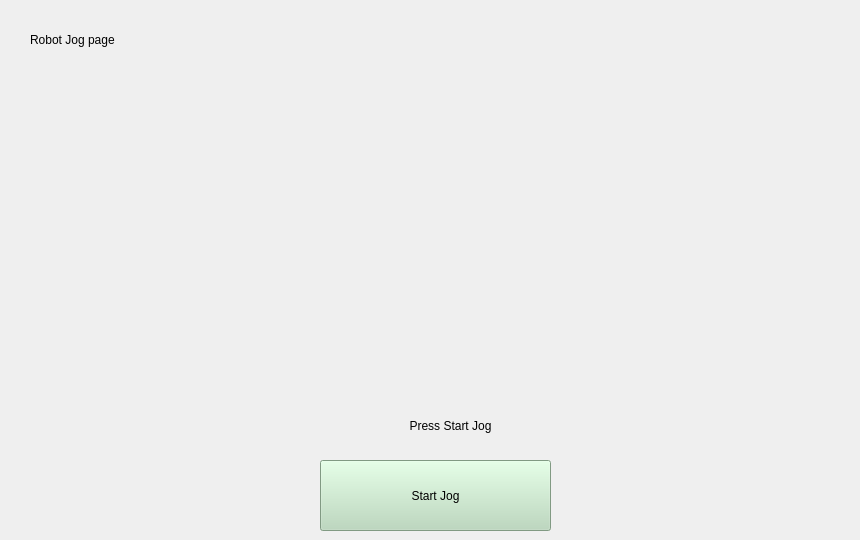
     <widget class="QWidget" name="page_3">
      <widget class="QLabel" name="label_142">
       <property name="geometry">
        <rect>
         <x>30</x>
         <y>30</y>
         <width>201</width>
         <height>20</height>
        </rect>
       </property>
       <property name="styleSheet">
        <string notr="true">font: 10pt &quot;Courier&quot;;</string>
       </property>
       <property name="text">
        <string>Robot Jog page</string>
       </property>
       <property name="alignment">
        <set>Qt::AlignLeading|Qt::AlignLeft|Qt::AlignVCenter</set>
       </property>
      </widget>
      <widget class="QLabel" name="label_6">
       <property name="geometry">
        <rect>
         <x>50</x>
         <y>80</y>
         <width>801</width>
         <height>301</height>
        </rect>
       </property>
       <property name="text">
        <string/>
       </property>
       <property name="pixmap">
        <pixmap resource="test.qrc">:/newPrefix/image-klui/keyboard.png</pixmap>
       </property>
       <property name="scaledContents">
        <bool>true</bool>
       </property>
      </widget>
      <widget class="QPushButton" name="pushButton_14">
       <property name="geometry">
        <rect>
         <x>320</x>
         <y>460</y>
         <width>231</width>
         <height>71</height>
        </rect>
       </property>
       <property name="styleSheet">
        <string notr="true">font: 19pt &quot;Courier&quot;;
background-color: rgb(181, 216, 184);</string>
       </property>
       <property name="text">
        <string>Start Jog</string>
       </property>
      </widget>
      <widget class="QLabel" name="label_94">
       <property name="geometry">
        <rect>
         <x>50</x>
         <y>400</y>
         <width>801</width>
         <height>51</height>
        </rect>
       </property>
       <property name="styleSheet">
        <string notr="true">font: 20pt &quot;Courier&quot;;</string>
       </property>
       <property name="text">
        <string>Press Start Jog</string>
       </property>
       <property name="alignment">
        <set>Qt::AlignCenter</set>
       </property>
      </widget>
     </widget>
